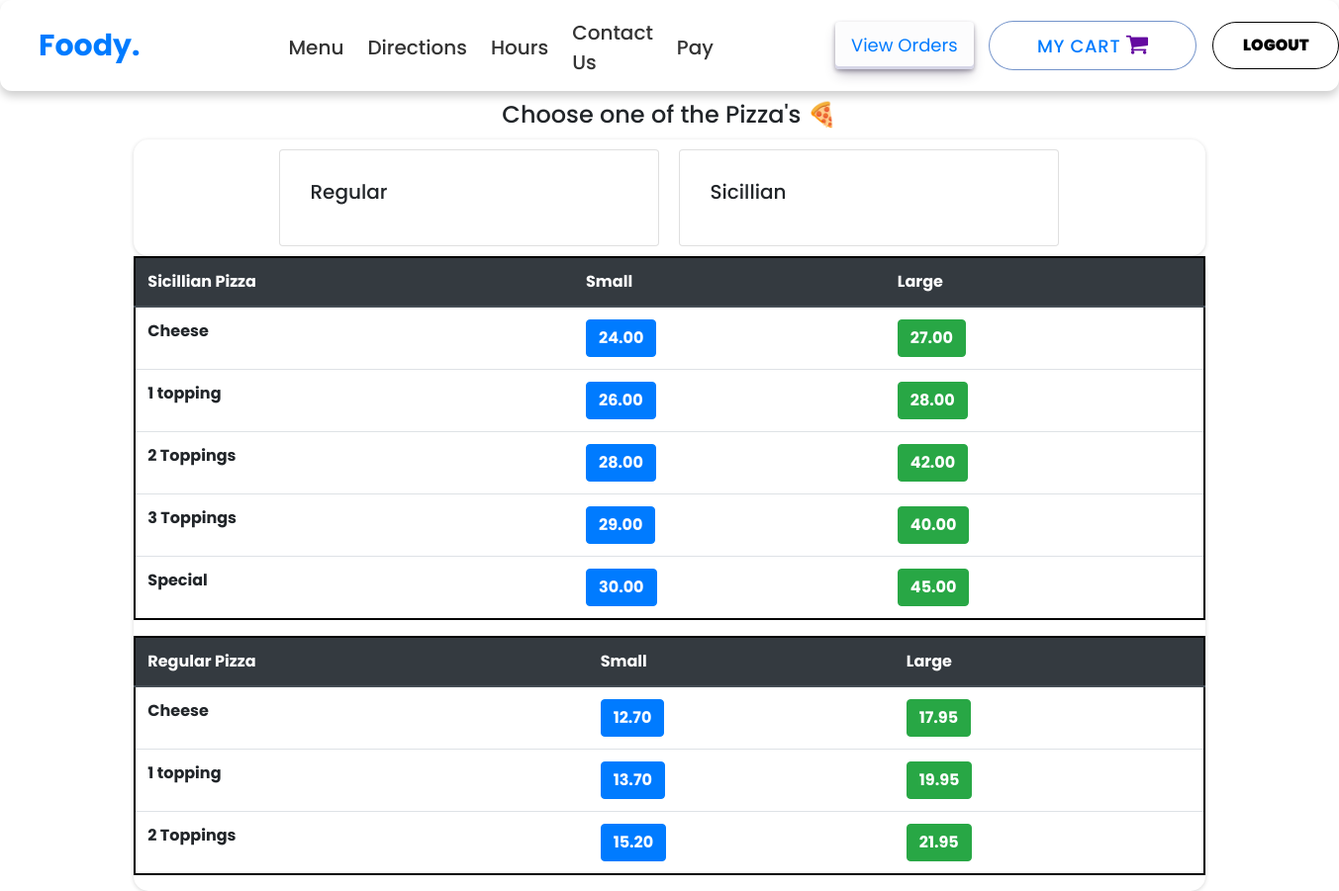
The app's page /Pizza (signed in) with its own data.
### orders/models.py (models this page shows, shortened)
class SicilianPizza(models.Model):
    pizza_choice = models.CharField(max_length=200)
    small_price = models.DecimalField(max_digits=6, decimal_places=2)
    large_price = models.DecimalField(max_digits=6, decimal_places=2)
    Restaurant_description = models.TextField() #make this the wysiwyg text field

class RegularPizza(models.Model):
    pizza_choice = models.CharField(max_length=200)
    small_price = models.DecimalField(max_digits=6, decimal_places=2)
    large_price = models.DecimalField(max_digits=6, decimal_places=2)
    Restaurant_description = models.TextField() #make this the wysiwyg text field

### orders/views.py (the view)
# urls.py: path("Pizza", views.pizza, name="pizza"),
def pizza(request):
    if request.user.is_authenticated:
        return render(request, "pizza.html", context = {"regular_pizza":RegularPizza.objects.all, "sicillian_pizza":SicilianPizza.objects.all , "toppings":Toppings.objects.all, "number_of_toppings":[1,2,3]})
    else:
        return redirect("orders:login")

### orders/models.py (called while the page is built)
    def __str__(self):
        return f"{self.topping_name}"

### orders/templates/pizza.html (shortened to what this page needs)
{% extends 'header.html' %}
{% block content %}
    <div class="container">
      <h4 style="margin:10px; text-align:center;"> Choose one of the Pizza's &#x1f355 </h4>
      <div class="row justify-content-center">
            <div class="card" id="regular_pizza_card" style="width: 24rem; margin:10px;">
              <div class="card-body">
                <h5 class="card-title" >Regular </h5>
              </div>
            </div>
            <div class="card" id="sicillian_pizza_card" style="width: 24rem; margin:10px;">
              <div class="card-body">
                <h5 class="card-title">Sicillian </h5>
              </div>
            </div>
      </div>
      <div class="row" >
        <table class="table" id="sicillian_pizza_table" style="border: 2px solid black">
          <thead class="thead-dark">
            <tr>
              <th scope="col">Sicillian Pizza</th>
              <th scope="col">Small</th>
              <th scope="col">Large</th>
            </tr>
          </thead>
          <tbody>
            {% for pizza in sicillian_pizza %}
              <tr>
                <th>{{pizza.pizza_choice}}</th>
                {% if forloop.counter0 in number_of_toppings %}
                  <td><button type="button" class="btn btn-primary add_to_cart"  onclick="pizza_toppings({{forloop.counter0}}, 'Small Sicillian', {{pizza.small_price}})"><strong>{{pizza.small_price}}</strong></button></td>
                  <td><button type="button" class="btn btn-success add_to_cart"  onclick="pizza_toppings({{forloop.counter0}}, 'Large Sicillian', {{pizza.large_price}})"><strong>{{pizza.large_price}}</strong></button></td>
                {% else %}
                  <td><button type="button" class="btn btn-primary add_to_cart"  onclick="add_to_cart({item_description: 'Small Sicillian Pizza - {{pizza.pizza_choice}}' , price: {{pizza.small_price}} })"><strong>{{pizza.small_price}}</strong></button></td>
                  <td><button type="button" class="btn btn-success add_to_cart"  onclick="add_to_cart({item_description: 'Large Sicillian Pizza - {{pizza.pizza_choice}}' , price: {{pizza.large_price}} })"><strong>{{pizza.large_price}}</strong></button></td>
                {% endif %}
              </tr>
            {% endfor %}
          </tbody>
        </table>
        <table class="table" id="regular_pizza_table" style="border: 2px solid black">
          <thead class="thead-dark">
            <tr>
              <th scope="col">Regular Pizza</th>
              <th scope="col">Small</th>
              <th scope="col">Large</th>
            </tr>
          </thead>
          <tbody>
            {% for pizza in regular_pizza %}
              <tr>
                <th>{{pizza.pizza_choice}}</th>
                {% if forloop.counter0 in number_of_toppings %}
                  <td><button type="button" class="btn btn-primary add_to_cart"  onclick="pizza_toppings({{forloop.counter0}}, 'Small Regular', {{pizza.small_price}})"><strong>{{pizza.small_price}}</strong></button></td>
                  <td><button type="button" class="btn btn-success add_to_cart"  onclick="pizza_toppings({{forloop.counter0}}, 'Large Regular', {{pizza.large_price}})"><strong>{{pizza.large_price}}</strong></button></td>
                {% else %}
                  <td><button type="button" class="btn btn-primary add_to_cart"  onclick="add_to_cart({item_description: 'Small Regular Pizza - {{pizza.pizza_choice}}' , price: {{pizza.small_price}} })"><strong>{{pizza.small_price}}</strong></button></td>
                  <td><button type="button" class="btn btn-success add_to_cart"  onclick="add_to_cart({item_description: 'Large Regular Pizza - {{pizza.pizza_choice}}' , price: {{pizza.large_price}} })"><strong>{{pizza.large_price}}</strong></button></td>
                {% endif %}
              </tr>
            {% endfor %}
          </tbody>
        </table>
      </div>
    </div>
{% endblock %}

### orders/templates/header.html (shortened to what this page needs)
<!doctype html>
<html lang="en">
  <head>
    <link rel="stylesheet" href="https://stackpath.bootstrapcdn.com/bootstrap/4.3.1/css/bootstrap.min.css">
    <link rel="stylesheet" href="https://cdnjs.cloudflare.com/ajax/libs/font-awesome/4.7.0/css/font-awesome.min.css">
    <link href="https://cdnjs.cloudflare.com/ajax/libs/toastr.js/latest/toastr.min.css" rel="stylesheet"/>
    {% load static %}
    <link rel="stylesheet" href="/static/main.js">
    <link rel="stylesheet" href="/static/header.css">
    <link rel="stylesheet" href="/static/style.css">
    <link rel="stylesheet" href="/static/payment.css">
  </head>
  <body>
    <nav class="navbar navbar-expand-lg nav-border ">
      <a class="navbar-brand bold" href="#">Foody.</a>
      <div class="collapse navbar-collapse" id="navbarText">
        {% if user.is_authenticated %}
        <ul class="nav-links">
          <li class="nav-item">
            <a class="nav-link" href="/">Menu</a>
          </li>
          <li class="nav-item">
            <a class="nav-link" href="/directions">Directions</a>
          </li>
          <li class="nav-item">
            <a class="nav-link" href="/hours">Hours</a>
          </li>
          <li class="nav-item">
            <a class="nav-link" href="/contact">Contact Us</a>
          </li>
          <li class="nav-item">
            <a class="nav-link" href="/payment">Pay</a>
          </li>
        </ul>
        <div class="nav-buttons">
          <button class="btn-algolia-1"> <a href="/view-orders" >View Orders</a></button>
          <button class="btn-shaketext">
            <span><a href="/cart" id="cart_button">My Cart <i class="fa fa-shopping-cart"></i></a>
            </span>
          </button>
          <button class="btn-63" type="button" onclick="logout()"><span>Logout</span></button>
        </div>
        {% endif %}
      </div>
    </nav>
    {% block content %}
    {% endblock %}
  </body>
</html>

### orders/static/header.css (style rules this page uses)
* { margin: 0; padding: 0; box-sizing: border-box; font-family: "Poppins", sans-serif; }
body { height: 100vh; }
.bold { font-size: 30px; font-weight: 700; margin-left: 23px; }
.nav-border { border-radius: 12px; box-shadow: 0 5px 10px rgba(0, 0, 0, 0.2); }
.nav-links { display: flex; align-items: center; background: #fff; padding: 10px 0 0 10px; margin: 0 0 0 14vh; }
.nav-links li { list-style: none; margin: 0 12px; }
.nav-links li a { position: relative; color: #333; font-size: 20px; font-weight: 500; padding: 0 0 6px 0; text-decoration: none; }
.nav-links li a:before { content: ""; position: absolute; bottom: 0; left: 0; height: 3px; width: 0%; background: #007bff; border-radius: 12px; transition: all 0.4s ease; }
.btn-63, .btn-63 *, .btn-63 :after, .btn-63 :before, .btn-63:after, .btn-63:before { border: 0 solid; box-sizing: border-box; }
.btn-63 { -webkit-tap-highlight-color: transparent; background-color: #000; background-image: none; color: #fff; cursor: pointer; font-family: ui-sans-serif, system-ui, -apple-system, BlinkMacSystemFont, Segoe UI, Roboto, Helvetica Neue, Arial, Noto Sans, sans-serif, Apple Color Emoji, Segoe UI Emoji, Segoe UI Symbol, Noto Color Emoji; font-size: 100%; line-height: 1.5; margin: 0; padding: 0; }
.btn-63 { background: none; box-sizing: border-box; color: #000; display: block; font-weight: 900; padding: 1.5rem 4rem; position: relative; text-transform: uppercase; }
.btn-63 span { background: #fff; border: 1px solid; border-radius: 999px; display: grid; inset: 0; place-items: center; pointer-events: none; position: absolute; }
.btn-shaketext { position: relative; outline: none; text-decoration: none; border-radius: 50px; display: flex; justify-content: center; align-items: center; cursor: pointer; text-transform: uppercase; height: 50px; width: 210px; opacity: 1; background-color: #ffffff; border: 1px solid rgba(22, 76, 167, 0.6); }
.btn-shaketext span { color: #164ca7; font-size: 18px; font-weight: 500; letter-spacing: 0.7px; }
.btn-shaketext span a { text-decoration: none; }
.btn-shaketext span a i { color: #640aa0; font-size: 24px; font-weight: 500; }
.btn-algolia-1 { align-items: center; appearance: none; background-color: #fcfcfd; border-radius: 4px; border-width: 0; box-shadow: rgba(45, 35, 66, 0.4) 0 2px 4px, rgba(45, 35, 66, 0.3) 0 7px 13px -3px, #d6d6e7 0 -3px 0 inset; box-sizing: border-box; color: #36395a; cursor: pointer; display: inline-flex; font-family: "JetBrains Mono", monospace; height: 48px; justify-content: center; line-height: 1; list-style: none; overflow: hidden; padding-left: 16px; padding-right: 16px; position: relative; text-align: left; text-decoration: none; transition: box-shadow 0.15s, transform 0.15s; user-select: none; -webkit-user-select: none; touch-action: manipulation; white-space: nowrap; will-change: box-shadow, transform; font-size: 18px; }
.btn-algolia-1 a { text-decoration: none; }
.nav-buttons { display: flex; align-items: center; justify-content: space-evenly; margin-left: 7vw ; }
.nav-buttons button { margin-left: 16px; }
.container { margin: auto; width: 80%; }

### orders/static/style.css (style rules this page uses)
.row { background-color: var(--mainColor); box-shadow: rgba(0, 0, 0, 0.16)0px 1px 4px; border-radius: 15px; position: relative; cursor: pointer; }
.card { padding: 10px; }

### records on screen
SicilianPizza: pizza_choice "Cheese", small_price "24.00", large_price "27.00"
SicilianPizza: pizza_choice "1 topping", small_price "26.00", large_price "28.00"
SicilianPizza: pizza_choice "2 Toppings", small_price "28.00", large_price "42.00"
SicilianPizza: pizza_choice "3 Toppings", small_price "29.00", large_price "40.00"
SicilianPizza: pizza_choice "Special", small_price "30.00", large_price "45.00"
RegularPizza: pizza_choice "Cheese", small_price "12.70", large_price "17.95"
RegularPizza: pizza_choice "1 topping", small_price "13.70", large_price "19.95"
RegularPizza: pizza_choice "2 Toppings", small_price "15.20", large_price "21.95"
